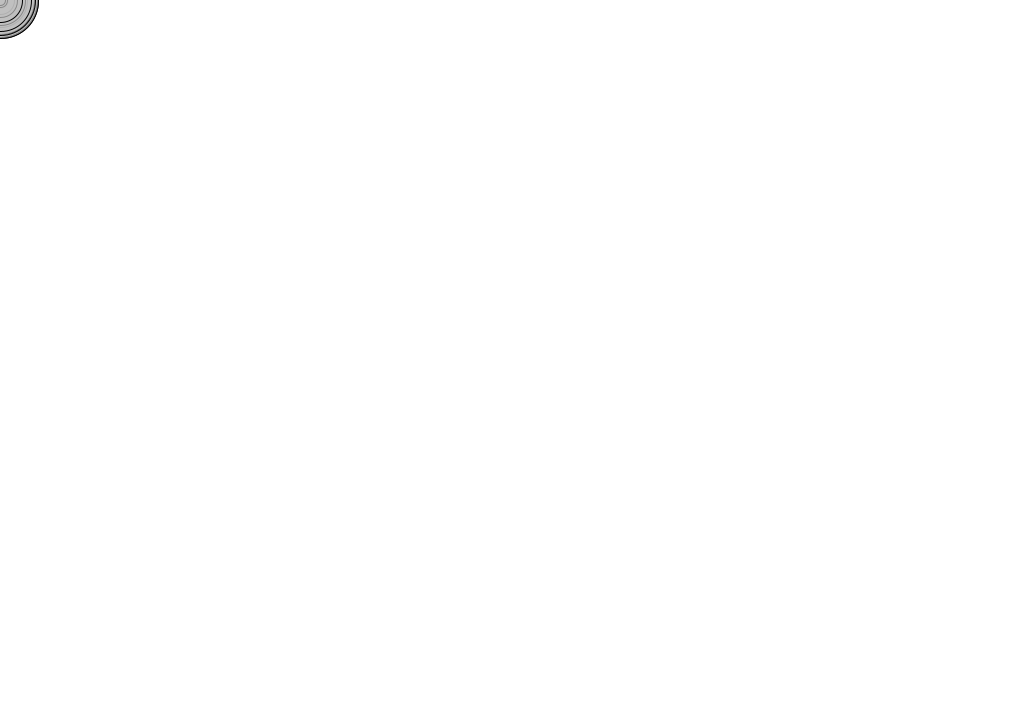
Frame 1 (no input)
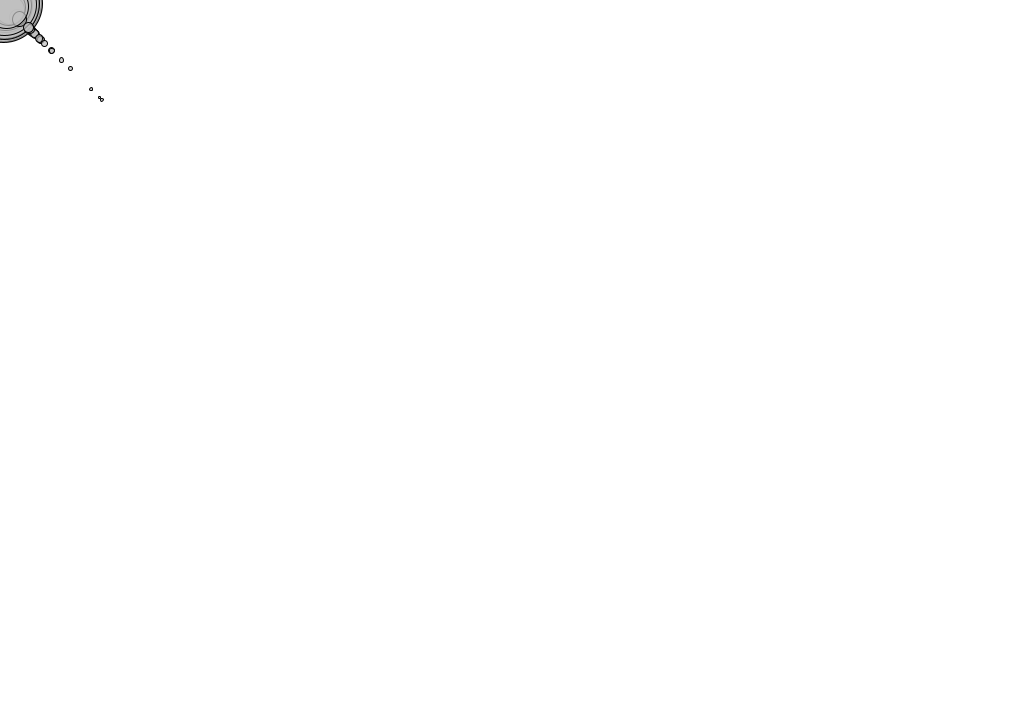
Frame 60 (the mouse pressed at the canvas centre just before this capture)
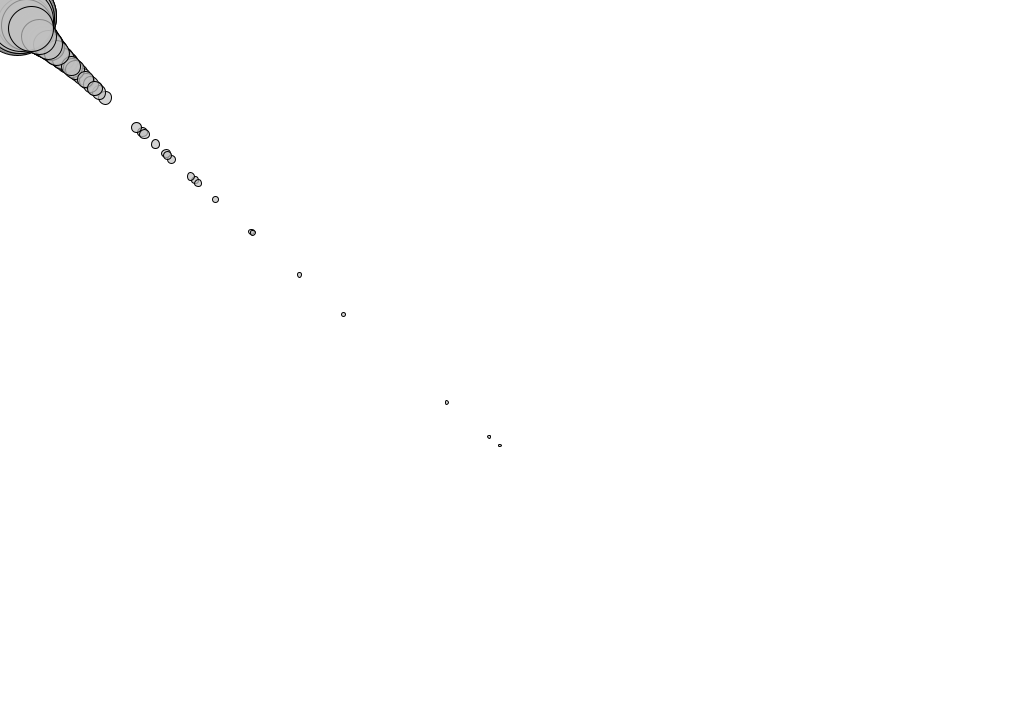
Frame 120 (the mouse held since frame 60 and released just before this capture)

The Processing sketch that drew these frames (run headless with seeded random() and noise(); from frame 60 on, the mouse is pressed at the canvas centre):

// Processing sketch: sketch_2_2_Bouncing_Ball
// ── sketch_2_2_Bouncing_Ball.pde
import java.util.Random;

Mover[] movers = new Mover[100];

PVector gravity, wind, mouse;
float dwindx, dwindy;
int timer;
boolean click;

void setup() {
  frameRate(60);
  size(1020, 720);
  background(255);
  for (int i=0; i<movers.length; i++)
    movers[i] = new Mover(random(0.1, 5), 0, 0);
  gravity = new PVector(0, 0.0098);
  wind    = new PVector(0.01, 0     );

  timer  = 0;
  dwindx = 0;
  dwindy = 10000;
  click = false;
}

void draw() {
  background(255);
  
  if (timer == 150){
     wind = new PVector(
       map(noise(dwindx), 0, 1, -0.1, 0.1),
       map(noise(dwindy), 0, 1, -0.1, 0.1)
       );
     timer = 0;
     dwindx+=0.5;
     dwindy+=0.5;
  }
  
  timer++;
  for (int i = 0; i < movers.length; i++){
  if (click)
    movers[i].applyForce(
      PVector.sub( 
        movers[i].location ,
        new PVector(mouseX, mouseY)).normalize().mult(-0.01));
  movers[i].applyForce(gravity);
  movers[i].applyForce(wind);
  movers[i].update();
  }
}

void mousePressed(){
  click = true;
}
void mouseReleased(){
  click = false;
}

class Mover {
  // Movement
  PVector location, velocity, acceleration;  
 
  float mass;
  
  Mover(float m, float x, float y) {
    location     = new PVector(x, y);
    velocity     = new PVector(0, 0);
    acceleration = new PVector(0, 0);
    mass = m;
    //mouseBait = false;   
  }
  
  void update() {     
    this.display();
    this.move();
    this.checkEdges();
  }
  void applyForce(PVector force){
    // a = f/m
    // Copy of vector used b/c Java ref 
    // would affect original.
       
       PVector f = PVector.div(force, mass);
    // Force acts upon acceleration.
       acceleration.add(f);
  }
  void move() {
    velocity.add(acceleration);   
    location.add(velocity);
    acceleration.mult(0);
  } 
  void checkEdges(){
    if ((location.x >= width)  || (location.x <= 0 )) {
      velocity.x *= -1;
    }
    if ((location.y >= height) || (location.y <= 0))  {
      velocity.y *= -1;
    }
  }
  void display() {
    stroke(0);
    fill(192, 180);
    ellipse(location.x, location.y, mass*16, mass*16);
  }
}
